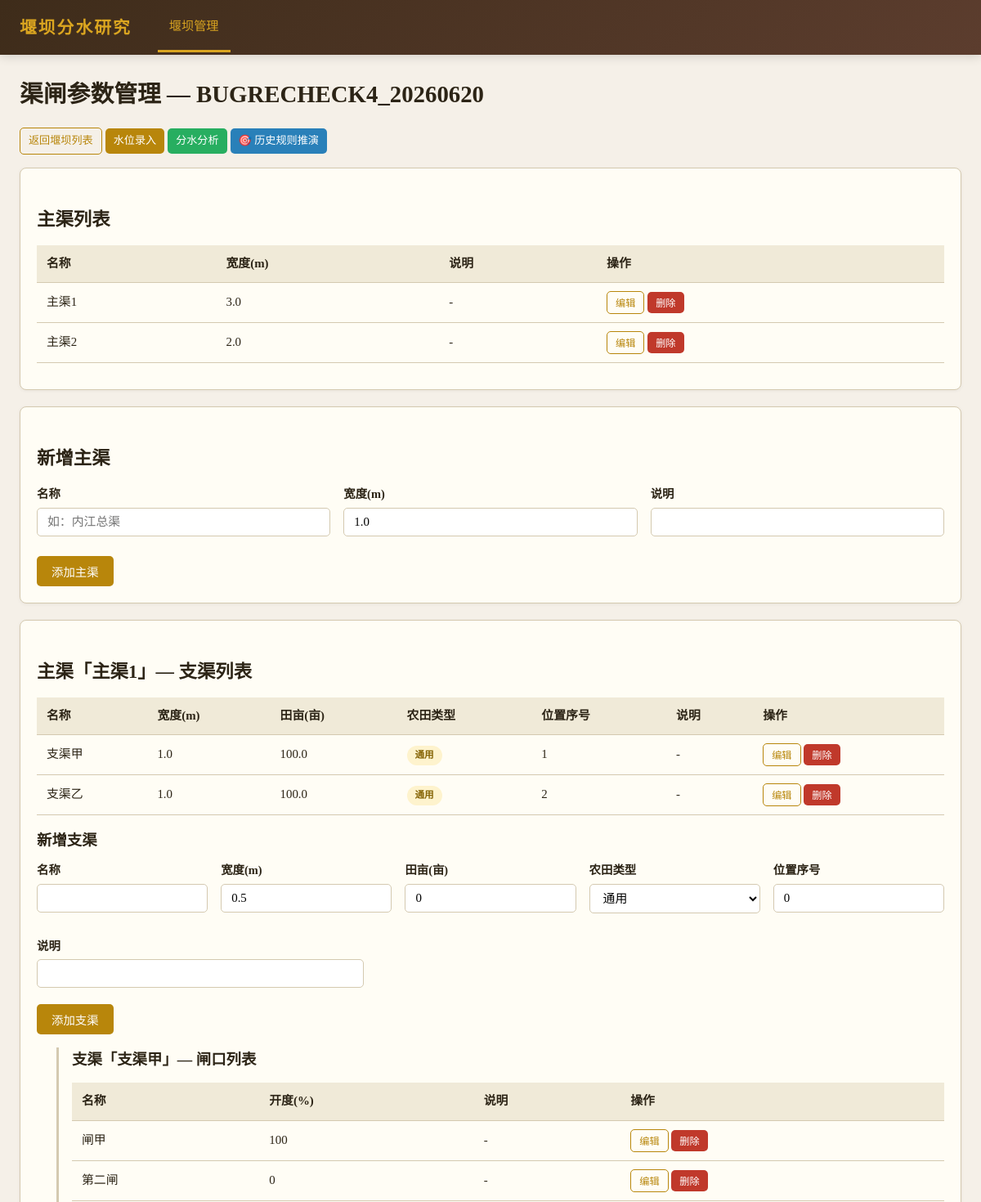
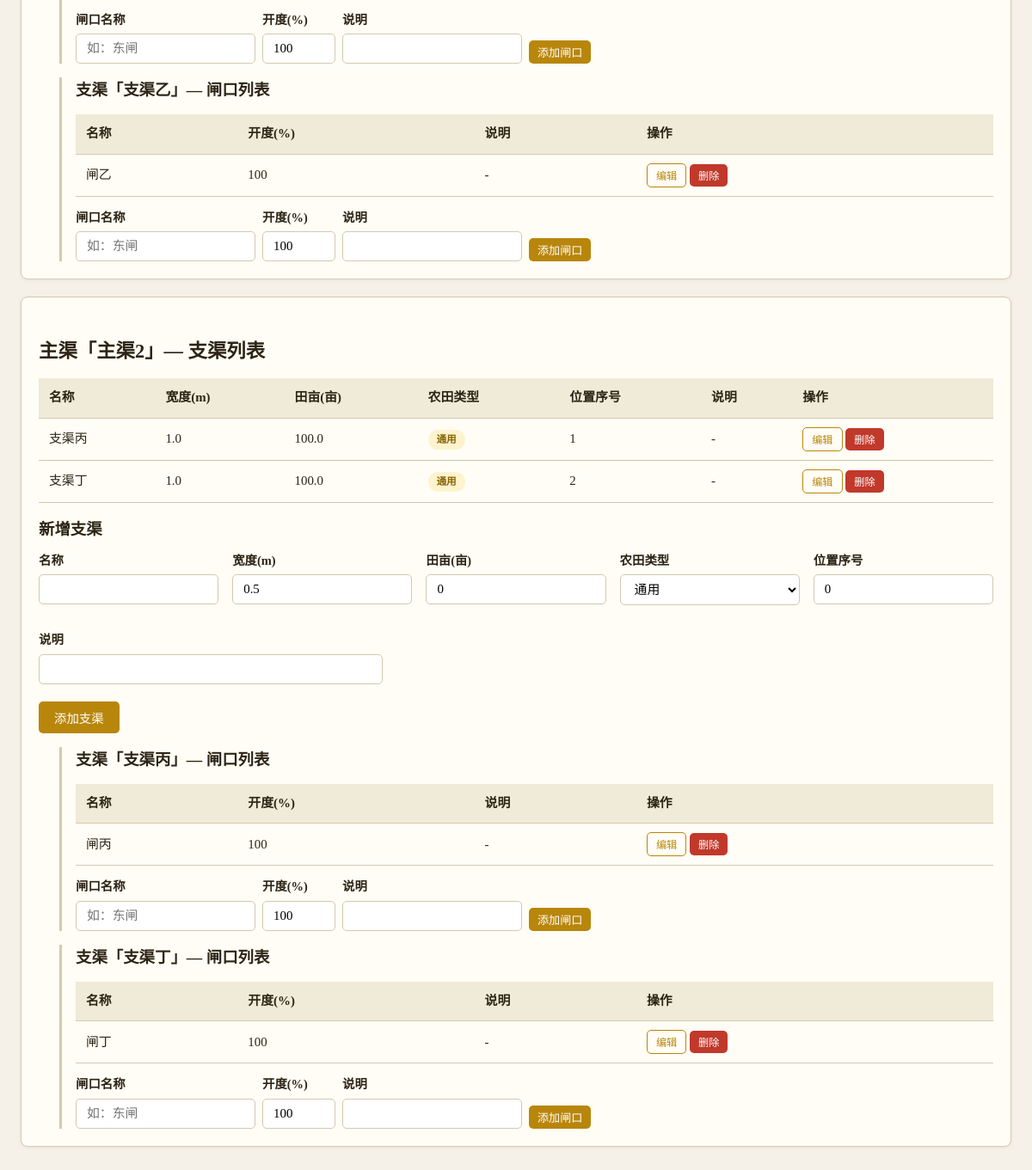
Screenshot of /weirs/4/canals with the database file from the repository (2 pictures, top to bottom).
### tables this page shows
CREATE TABLE weirs (
            id INTEGER PRIMARY KEY AUTOINCREMENT,
            name TEXT NOT NULL,
            location TEXT DEFAULT '',
            description TEXT DEFAULT ''
        );

CREATE TABLE main_canals (
            id INTEGER PRIMARY KEY AUTOINCREMENT,
            weir_id INTEGER NOT NULL,
            name TEXT NOT NULL,
            width REAL NOT NULL DEFAULT 1.0,
            description TEXT DEFAULT '',
            FOREIGN KEY (weir_id) REFERENCES weirs(id) ON DELETE CASCADE
        );

CREATE TABLE branch_canals (
            id INTEGER PRIMARY KEY AUTOINCREMENT,
            main_canal_id INTEGER NOT NULL,
            name TEXT NOT NULL,
            width REAL NOT NULL DEFAULT 0.5,
            acreage REAL NOT NULL DEFAULT 0.0,
            position INTEGER NOT NULL DEFAULT 0,
            description TEXT DEFAULT '', farm_type TEXT DEFAULT 'general',
            FOREIGN KEY (main_canal_id) REFERENCES main_canals(id) ON DELETE CASCADE
        );

CREATE TABLE gates (
            id INTEGER PRIMARY KEY AUTOINCREMENT,
            branch_canal_id INTEGER NOT NULL,
            name TEXT NOT NULL,
            opening INTEGER NOT NULL DEFAULT 100,
            description TEXT DEFAULT '',
            FOREIGN KEY (branch_canal_id) REFERENCES branch_canals(id) ON DELETE CASCADE
        );

### app/routers/canals.py (the view)
@router.get("/weirs/{weir_id}/canals", response_class=HTMLResponse)
def canals_page(request: Request, weir_id: int):
    db = get_db()
    weir = db.execute("SELECT * FROM weirs WHERE id = ?", (weir_id,)).fetchone()
    if not weir:
        db.close()
        raise HTTPException(status_code=404, detail="堰坝不存在")
    main_canals = db.execute("SELECT * FROM main_canals WHERE weir_id = ? ORDER BY id", (weir_id,)).fetchall()
    main_canal_ids = [mc["id"] for mc in main_canals]
    branch_canals = {}
    gates = {}
    for mc_id in main_canal_ids:
        bcs = db.execute("SELECT * FROM branch_canals WHERE main_canal_id = ? ORDER BY position, id", (mc_id,)).fetchall()
        branch_canals[mc_id] = bcs
        for bc in bcs:
            gs = db.execute("SELECT * FROM gates WHERE branch_canal_id = ? ORDER BY id", (bc["id"],)).fetchall()
            gates[bc["id"]] = gs
    db.close()
    return getattr(request.app.state, "templates", None).TemplateResponse(
        request, "canals.html",
        {
            "weir": weir,
            "main_canals": main_canals,
            "branch_canals": branch_canals,
            "gates": gates,
        },
    )

### app/templates/canals.html (shortened to what this page needs)
{% extends "base.html" %}
{% block nav_weirs %}class="active"{% endblock %}
{% block content %}
<h1>渠闸参数管理 — {{ weir.name }}</h1>
<p style="margin-bottom:16px">
    <a href="/weirs" class="btn btn-sm btn-outline">返回堰坝列表</a>
    <a href="/weirs/{{ weir.id }}/waterlevels" class="btn btn-sm btn-primary">水位录入</a>
    <a href="/weirs/{{ weir.id }}/schemes" class="btn btn-sm btn-success">分水分析</a>
    <a href="/weirs/{{ weir.id }}/scenarios" class="btn btn-sm btn-info">🎯 历史规则推演</a>
</p>
<div class="card">
    <h2>主渠列表</h2>
    {% if main_canals %}
    <table>
        <thead><tr><th>名称</th><th>宽度(m)</th><th>说明</th><th>操作</th></tr></thead>
        <tbody>
            {% for mc in main_canals %}
            <tr>
                <td>{{ mc.name }}</td>
                <td>{{ mc.width }}</td>
                <td>{{ mc.description or '-' }}</td>
                <td>
                    <button type="button" class="btn btn-sm btn-outline" onclick='toggleEditMainCanal({{ mc.id }}, {{ mc.name | tojson }}, {{ mc.width }}, {{ mc.description | tojson }})'>编辑</button>
                    <form method="post" action="/main-canals/{{ mc.id }}/delete" style="display:inline" onsubmit="return confirm('删除主渠将同时删除所有支渠和闸口，确认？')">
                        <button type="submit" class="btn btn-sm btn-danger">删除</button>
                    </form>
                </td>
            </tr>
            {% endfor %}
        </tbody>
    </table>
    {% else %}
    <p style="color:var(--muted)">暂无主渠，请先添加主渠</p>
    {% endif %}
</div>
<div class="card">
    <h2>新增主渠</h2>
    <form method="post" action="/weirs/{{ weir.id }}/main-canals">
        <div class="form-row">
            <div class="form-group"><label>名称</label><input type="text" name="name" required placeholder="如：内江总渠"></div>
            <div class="form-group"><label>宽度(m)</label><input type="number" name="width" step="0.1" min="0" value="1.0" required></div>
            <div class="form-group"><label>说明</label><input type="text" name="description"></div>
        </div>
        <button type="submit" class="btn btn-primary" style="margin-top:12px">添加主渠</button>
    </form>
</div>
{% for mc in main_canals %}
<div class="card">
    <h2>主渠「{{ mc.name }}」— 支渠列表</h2>
    {% if branch_canals.get(mc.id) %}
    <table>
        <thead><tr><th>名称</th><th>宽度(m)</th><th>田亩(亩)</th><th>农田类型</th><th>位置序号</th><th>说明</th><th>操作</th></tr></thead>
        <tbody>
            {% for bc in branch_canals[mc.id] %}
            <tr>
                <td>{{ bc.name }}</td>
                <td>{{ bc.width }}</td>
                <td>{{ bc.acreage }}</td>
                <td>
                    {% set ftypes = {'general':'通用','paddy':'水田','dryland':'旱地','vegetable':'菜地','orchard':'果园'} %}
                    <span class="badge badge-draft">{{ ftypes.get(bc.farm_type or 'general', bc.farm_type or '通用') }}</span>
                </td>
                <td>{{ bc.position }}</td>
                <td>{{ bc.description or '-' }}</td>
                <td>
                    <button type="button" class="btn btn-sm btn-outline" onclick='toggleEditBranchCanal({{ bc.id }}, {{ bc.name | tojson }}, {{ bc.width }}, {{ bc.acreage }}, {{ (bc.farm_type or "general") | tojson }}, {{ bc.position }}, {{ (bc.description or "") | tojson }})'>编辑</button>
                    <form method="post" action="/branch-canals/{{ bc.id }}/delete" style="display:inline" onsubmit="return confirm('删除支渠将同时删除其闸口，确认？')">
                        <button type="submit" class="btn btn-sm btn-danger">删除</button>
                    </form>
                </td>
            </tr>
            {% endfor %}
        </tbody>
    </table>
    {% else %}
    <p style="color:var(--muted)">暂无支渠</p>
    {% endif %}
    <h3>新增支渠</h3>
    <form method="post" action="/main-canals/{{ mc.id }}/branch-canals">
        <div class="form-row">
            <div class="form-group"><label>名称</label><input type="text" name="name" required></div>
            <div class="form-group"><label>宽度(m)</label><input type="number" name="width" step="0.1" min="0" value="0.5" required></div>
            <div class="form-group"><label>田亩(亩)</label><input type="number" name="acreage" step="0.1" min="0" value="0" required></div>
            <div class="form-group"><label>农田类型</label>
                <select name="farm_type">
                    <option value="general">通用</option>
                </select>
            </div>
            <div class="form-group"><label>位置序号</label><input type="number" name="position" min="0" value="0" required></div>
            <div class="form-group"><label>说明</label><input type="text" name="description"></div>
        </div>
        <button type="submit" class="btn btn-primary" style="margin-top:8px">添加支渠</button>
    </form>
    {% for bc in branch_canals.get(mc.id, []) %}
    <div class="sub-section" style="margin-top:16px">
        <h3>支渠「{{ bc.name }}」— 闸口列表</h3>
        {% if gates.get(bc.id) %}
        <table>
            <thead><tr><th>名称</th><th>开度(%)</th><th>说明</th><th>操作</th></tr></thead>
            <tbody>
                {% for g in gates[bc.id] %}
                <tr>
                    <td>{{ g.name }}</td>
                    <td>{{ g.opening }}</td>
                    <td>{{ g.description or '-' }}</td>
                    <td>
                        <button type="button" class="btn btn-sm btn-outline" onclick='toggleEditGate({{ g.id }}, {{ g.name | tojson }}, {{ g.opening }}, {{ (g.description or "") | tojson }})'>编辑</button>
                        <form method="post" action="/gates/{{ g.id }}/delete" style="display:inline" onsubmit="return confirm('确认删除闸口？')">
                            <button type="submit" class="btn btn-sm btn-danger">删除</button>
                        </form>
                    </td>
                </tr>
                {% endfor %}
            </tbody>
        </table>
        {% else %}
        <p style="color:var(--muted)">暂无闸口</p>
        {% endif %}
        <form method="post" action="/branch-canals/{{ bc.id }}/gates" class="inline-form">
            <div class="form-group"><label>闸口名称</label><input type="text" name="name" required placeholder="如：东闸"></div>
            <div class="form-group"><label>开度(%)</label><input type="number" name="opening" min="0" max="100" value="100" required></div>
            <div class="form-group"><label>说明</label><input type="text" name="description"></div>
            <button type="submit" class="btn btn-sm btn-primary">添加闸口</button>
        </form>
    </div>
    {% endfor %}
</div>
{% endfor %}
{% endblock %}

### app/templates/base.html (style rules this page uses)
:root { --bg: #f5f0e8; --fg: #2c2416; --muted: #8a7e6b; --accent: #b8860b; --accent-light: #daa520; --card: #fffdf5; --border: #d4c9b0; --danger: #c0392b; --success: #27ae60; --info: #2980b9; }
* { margin: 0; padding: 0; box-sizing: border-box; }
body { font-family: "Noto Serif SC", "Songti SC", Georgia, serif; background: var(--bg); color: var(--fg); line-height: 1.7; }
h1 { font-size: 1.8em; margin-bottom: 16px; color: var(--fg); }
h2 { font-size: 1.4em; margin: 24px 0 12px; color: var(--fg); }
h3 { font-size: 1.15em; margin: 16px 0 8px; color: var(--fg); }
.card { background: var(--card); border: 1px solid var(--border); border-radius: 8px; padding: 20px; margin-bottom: 20px; box-shadow: 0 1px 4px rgba(0,0,0,0.06); }
table { width: 100%; border-collapse: collapse; margin: 12px 0; }
th, td { padding: 10px 12px; text-align: left; border-bottom: 1px solid var(--border); font-size: 0.93em; }
th { background: #f0ead8; font-weight: 600; color: var(--fg); }
.btn { display: inline-block; padding: 8px 18px; border: none; border-radius: 5px; font-size: 0.9em; cursor: pointer; text-decoration: none; transition: all 0.2s; font-family: inherit; }
.btn-primary { background: var(--accent); color: #fff; }
.btn-danger { background: var(--danger); color: #fff; }
.btn-success { background: var(--success); color: #fff; }
.btn-info { background: var(--info); color: #fff; }
.btn-sm { padding: 4px 10px; font-size: 0.82em; }
.btn-outline { background: transparent; border: 1px solid var(--accent); color: var(--accent); }
form { display: inline; }
.form-group { margin-bottom: 12px; }
.form-group label { display: block; margin-bottom: 4px; font-weight: 600; font-size: 0.9em; color: var(--fg); }
.form-group input, .form-group select, .form-group textarea { width: 100%; max-width: 400px; padding: 8px 12px; border: 1px solid var(--border); border-radius: 5px; font-size: 0.93em; font-family: inherit; background: #fff; }
.form-row { display: flex; gap: 16px; flex-wrap: wrap; }
.form-row .form-group { flex: 1; min-width: 180px; }
.badge { display: inline-block; padding: 2px 10px; border-radius: 12px; font-size: 0.78em; font-weight: 600; }
.badge-draft { background: #fef3cd; color: #856404; }
.inline-form { display: flex; gap: 8px; align-items: end; flex-wrap: wrap; }
.inline-form .form-group { margin-bottom: 0; }
.sub-section { margin-left: 24px; padding-left: 16px; border-left: 3px solid var(--border); }

### rows the page displays
weirs: name "BUGRECHECK4_20260620"
main_canals: name "主渠1", width "3.0", description "-"
main_canals: name "主渠2", width "2.0", description "-"
branch_canals: name "支渠甲", width "1.0", acreage "100.0", get "通用", position "1", description "-"
branch_canals: name "支渠乙", width "1.0", acreage "100.0", get "通用", position "2", description "-"
gates: name "闸甲", opening "100", description "-"
gates: name "第二闸", opening "0", description "-"
gates: name "闸乙", opening "100", description "-"
branch_canals: name "支渠丙", width "1.0", acreage "100.0", get "通用", position "1", description "-"
branch_canals: name "支渠丁", width "1.0", acreage "100.0", get "通用", position "2", description "-"
gates: name "闸丙", opening "100", description "-"
gates: name "闸丁", opening "100", description "-"
